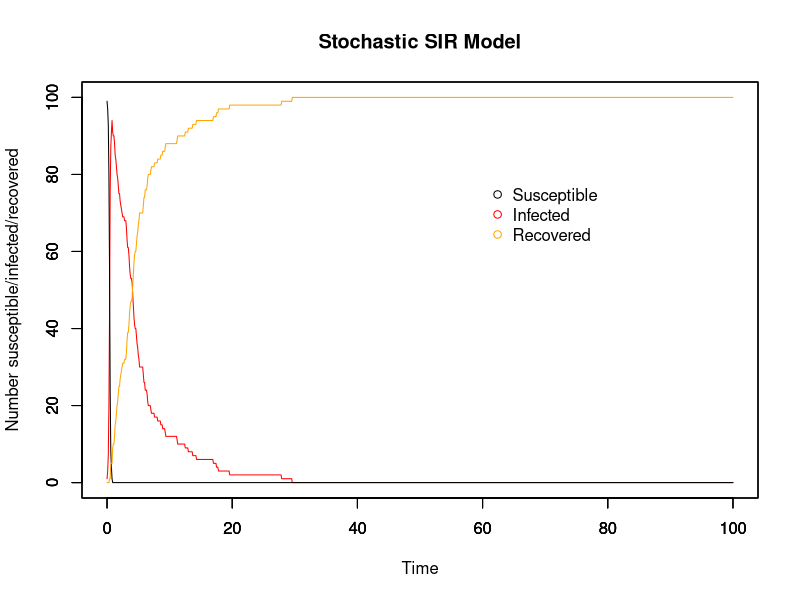
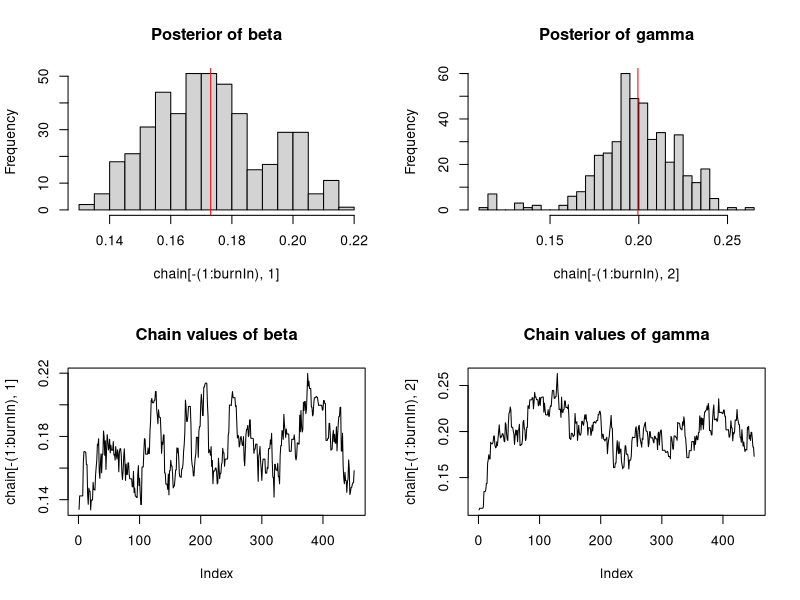

Recreate these plots in R, in order.
## Stochastic model with MCMC
## 04/11/17

##########################
## Input values for SIR ##
##########################

# Time
timestep <- 0.1
times <- seq(0, 100, by = timestep)

# Initial population: N-1 susceptible, 1 infectious, 0 recovered
init.values = c(
  S = 100-1,
  I = 1,
  R = 0
)
N = sum(init.values)

# Beta & gammma
beta <- 0.2
gamma <- 0.2

###############
## The model ##
###############

# Array for holding collective disease status information for whole period of time
data <- array(0, dim =c(length(times), length(init.values)+3))
data[,1] <- times # make first column the timesteps to make plotting easier later on

#set.seed(22) # other good ones: 7, 14, 22, 30

# For loops for calculating the numbers susceptible, infected, and recovered at each timepoint
for (time in times){
  if (time == 0){ # Set up the number of S/I/R at time 0
    data[1,2] <- init.values["S"] # number of susceptibles at time 0
    data[1,3] <- init.values["I"] # number of infecteds at time 0
    data[1,4] <- init.values["R"] # number of recovereds at time 0
    data[1,5] <- init.values["I"] # number newly infected at time 0
    data[1,6] <- init.values["R"] # number newly recovered at time 0
      
  } else{
    whole_time <- 1/timestep * time # makes time into the whole number that it corresponds to in the array
    #inf <- rbinom(1, size = data[whole_time,2], prob = foi_t) # number who become infected in this timestep
    #rec <- rbinom(1, size = data[whole_time,3], prob = r_t)# number who become recovered in this timestep
    
    inf <- rbinom(1, size = data[whole_time,2], (1-(exp(-beta*data[whole_time,3]*timestep)))) # number who become infected in this timestep
    rec <- rbinom(1, size = data[whole_time,3], (1-(exp(-gamma*timestep)))) # number who become recovered in this timestep
      
    data[whole_time+1,2] <- data[whole_time,2] - inf # number of susceptibles at other times
      
    data[whole_time+1,3] <- data[whole_time,3]  + inf - rec # number of infecteds at other times
      
    data[whole_time+1,4] <- data[whole_time,4] + rec # number of recovereds at other times
    
    data[whole_time+1,5] <- data[whole_time+1,3] - data[whole_time,3] + data[whole_time+1,4] - data[whole_time,4] # number of newly infected
    
    data[whole_time+1,6] <- data[whole_time+1,4] - data[whole_time,4] # number of newly recovered
  }
}

###############
## SIR plots ##
###############

run_stoch <- data.frame(data) # make array into a dataframe
colnames(run_stoch) <- c("time","S", "I", "R", "new_I", "new_R")

par(mfrow = c(1,1))

# Plot for SIR model
plot(x = run_stoch$time, y = run_stoch$I, type = "line", col = "red", ylim = c(0,N),
     xlab = "Time", ylab = "Number susceptible/infected/recovered", main = "Stochastic SIR Model")
par(new=T)
plot(x = run_stoch$time, y = run_stoch$S, type = "line", ylim = c(0,N), ylab = "", xlab = "") # add susceptible line
par(new=T)
plot(x = run_stoch$time, y = run_stoch$R, type = "line", col = "orange", ylim = c(0,N), ylab = "", xlab = "") # recovered

# Add legend
legend(60, 0.8*N, c("Susceptible", "Infected", "Recovered"), pch = 1, col = c("black", "red", "orange"), bty = "n")

# Plot for newly infected and newly recovered
# plot(x = run_stoch$time, y = run_stoch$new_I, type = "line", col = "red", ylim = c(0,max(run_stoch$new_I)),
#      xlab = "Time", ylab = "Number newly infected/recovered", main = "New infections/recoveries")
# par(new=T)
# plot(x = run_stoch$time, y = run_stoch$new_R, type = "line", col = "orange", ylim = c(0,max(run_stoch$new_I)), ylab = "", xlab = "") # add susceptible line

##################################
## Likelihood, prior, posterior ##
##################################

# Likelihood distribution
likelihood <- function(param){
  beta = as.numeric(param[1])
  gamma = as.numeric(param[2])
  total = array(0, dim = (c(nrow(run_stoch))))

  for (i in 1:nrow(run_stoch)){
    betalikelihood = dbinom(run_stoch$new_I[i+1], run_stoch$S[i], (1-(exp(-beta*run_stoch$I[i]*timestep))), log = T)
    gammalikelihood = dbinom(run_stoch$new_R[i+1], run_stoch$I[i], (1-(exp(-gamma*timestep))), log = T)
    total[i] = betalikelihood + gammalikelihood
  }
  return(sum(total, na.rm = T))
}

# Prior distribution
prior <- function(param){
  beta = as.numeric(param[1])
  gamma = as.numeric(param[2])
  betaprior = dunif(beta, min = 0, max = 100, log = T)
  gammaprior = dunif(gamma, min = 0, max = 100, log = T)
  return(betaprior + gammaprior)
}

# Posterior distribution
posterior <- function(param){
  return (likelihood(param) + prior(param))
}

proposalfunction <- function(param){ # beta and gamma need to be >0

  beta_prop = rnorm(1, mean = param[1], sd = 0.01)
  gamma_prop = rnorm(1, mean = param[2], sd = 0.01)
  return(c(beta_prop, gamma_prop))
}

run_metropolis_MCMC <- function(startvalue, iterations){
  chain = array(dim = c(iterations+1,2))
  chain[1,] = startvalue
  for (i in 1:iterations){
    proposal = proposalfunction(chain[i,])

    if (proposal[1] < 0.0 & proposal[2] < 0.0 ){
      chain[i+1,] = chain[i,]
      
    } else if (proposal[1] < 0.0 & proposal[2] >= 0.0){
      proposal[1] = chain[i,1]
      probab = exp(posterior(proposal) - posterior(chain[i,]))
      if (runif(1) < probab){
        chain[i+1,] = proposal
      }else{
        chain[i+1,] = chain[i,]
      }
       
    } else if (proposal[1] >= 0.0 & proposal[2] < 0.0){
      proposal[2] = chain[i,2]
      probab = exp(posterior(proposal) - posterior(chain[i,]))
      if (runif(1) < probab){
        chain[i+1,] = proposal
      }else{
        chain[i+1,] = chain[i,]
      }
       
     } else{
        probab = exp(posterior(proposal) - posterior(chain[i,]))
        if (runif(1) < probab){
          chain[i+1,] = proposal
        }else{
          chain[i+1,] = chain[i,]
        }
      }
  }
  return(chain)
}

# Where to start the chain
startvalue <- c(0.01,0.01)

# Number of runs
iterations = 500
#set.seed(4)
chain <- run_metropolis_MCMC(startvalue, iterations)

# The beginning of the chain is biased towards the starting point, so take them out
# normally burnin is 10%-50% of the runs
burnIn = 0.1*iterations
acceptance <- 1-mean(duplicated(chain[-(1:burnIn),]))

################
## MCMC Plots ##
################

par(mfrow = c(2,2))

hist(chain[-(1:burnIn),1],nclass=30, main="Posterior of beta")
abline(v = mean(chain[-(1:burnIn),1]), col = "red")

hist(chain[-(1:burnIn),2],nclass=30, main="Posterior of gamma")
abline(v = mean(chain[-(1:burnIn),2]), col = "red")

plot(chain[-(1:burnIn),1], type = "l", main = "Chain values of beta")

plot(chain[-(1:burnIn),2], type = "l", main = "Chain values of gamma")

########################################################################################################################

########################################################################################################################

# run_metropolis_MCMC <- function(startvalue, iterations){
#   chain = array(dim = c(iterations+1,2))
#   chain[1,] = startvalue
#   for (i in 1:iterations){
#     proposal = proposalfunction(chain[i,])
#     
#     if (proposal[1] < 0.0 | proposal[2] < 0.0){
#       chain[i+1,] = chain[i,]
#     }
#     else{
#       probab = exp(posterior(proposal) - posterior(chain[i,]))
#       if (runif(1) < probab){
#         chain[i+1,] = proposal
#       }else{
#         chain[i+1,] = chain[i,]
#       }
#     }
#   }
#   return(chain)
# }

# run_metropolis_MCMC <- function(startvalue, iterations){
#   chain = array(dim = c(iterations+1,2))
#   chain[1,] = startvalue
#   for (i in 1:iterations){
#     proposal = proposalfunction(chain[i,])
#     
#     if (proposal[1] < 0.0 & proposal[2] < 0.0 ){
#       chain[i+1,] = chain[i,]
#       
#     } else if (proposal[1] < 0.0 & proposal[2] >= 0.0){
#       proposal[1] = chain[i,1]
#       probab = posterior(proposal) - posterior(chain[i,])
#       if (log(runif(1)) < probab){
#         chain[i+1,] = exp(proposal)
#       }else{
#         chain[i+1,] = chain[i,]
#       }
#       
#     } else if (proposal[1] >= 0.0 & proposal[2] < 0.0){
#       proposal[2] = chain[i,2]
#       probab = posterior(proposal) - posterior(chain[i,])
#       if (log(runif(1)) < probab){
#         chain[i+1,] = exp(proposal)
#       }else{
#         chain[i+1,] = chain[i,]
#       }
#       
#     } else{
#       probab = posterior(proposal) - posterior(chain[i,])
#       if (log(runif(1)) < probab){
#         chain[i+1,] = exp(proposal)
#       }else{
#         chain[i+1,] = chain[i,]
#       }
#     }
#   }
#   return(chain)
# }
